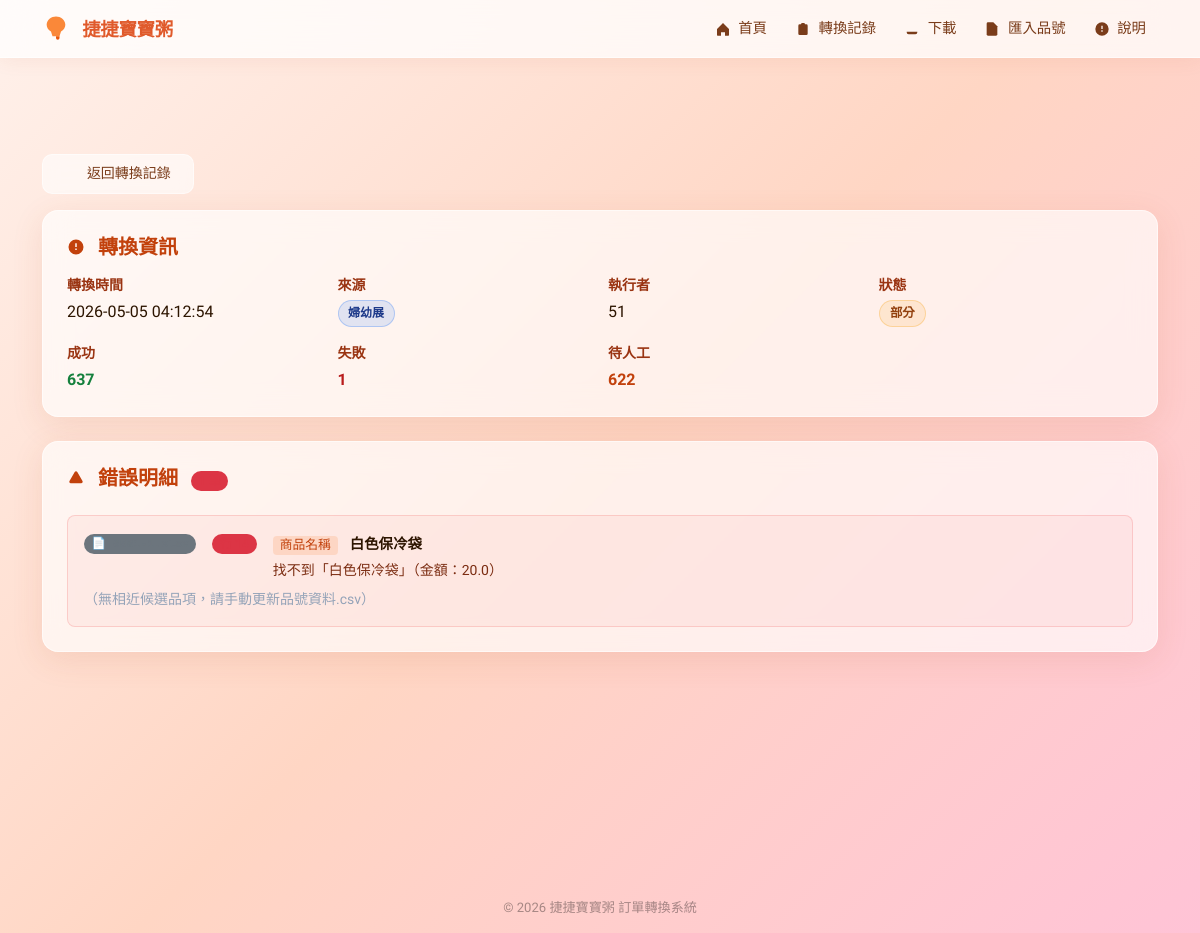
Screenshot of /errors/21 with the database file from the repository.
### app/models.py (models this page shows, shortened)
class ConversionLog(db.Model):
    __tablename__ = "conversion_logs"
    id            = db.Column(db.Integer, primary_key=True)
    created_at    = db.Column(db.DateTime, default=datetime.utcnow, nullable=False)
    operator      = db.Column(db.String(50))
    source_type   = db.Column(db.String(20), nullable=False)  # shopee|a1baby|leage
    input_files   = db.Column(db.Text)   # JSON 陣列（原始檔名）
    success_count = db.Column(db.Integer, default=0)
    fail_count    = db.Column(db.Integer, default=0)
    manual_count  = db.Column(db.Integer, default=0)
    output_files  = db.Column(db.Text)   # JSON 陣列（完整輸出路徑）
    status        = db.Column(db.String(20), nullable=False)  # completed|partial|failed
    errors = db.relationship("ConversionError", back_populates="log",
                             cascade="all, delete-orphan", lazy="dynamic")

class ConversionError(db.Model):
    __tablename__ = "conversion_errors"
    id              = db.Column(db.Integer, primary_key=True)
    log_id          = db.Column(db.Integer, db.ForeignKey("conversion_logs.id"), nullable=False)
    row_number      = db.Column(db.Integer)
    field_name      = db.Column(db.String(100))
    original_value  = db.Column(db.Text)
    reason          = db.Column(db.Text, nullable=False)
    candidates_json = db.Column(db.Text)   # JSON 陣列：[{品號,品名,商品結帳價,match_type}]
    source_file     = db.Column(db.String(255), default="")
    log = db.relationship("ConversionLog", back_populates="errors")
    @property
    def candidates(self) -> list:
        return json.loads(self.candidates_json) if self.candidates_json else []

### app/routes.py (the view)
@bp.route("/errors/<int:log_id>")
def error_detail(log_id: int):
    log    = ConversionLog.query.get_or_404(log_id)
    errors = ConversionError.query.filter_by(log_id=log_id).all()
    return render_template("error_detail.html", log=log, errors=errors,
                           resolved_ids=set(),
                           source_labels=SOURCE_LABELS)

### templates/error_detail.html (shortened to what this page needs)
{% extends "base.html" %}
{% block content %}
<div class="mb-3">
  <a href="{{ url_for('main.report') }}" class="btn btn-sm btn-glass-secondary">
    <svg width="14" height="14" viewBox="0 0 24 24" fill="currentColor" class="me-1"><path d="M10 19l-7-7m0 0l7-7m-7 7h18"/></svg>
    返回轉換記錄
  </a>
</div>
<div class="glass-card p-4 mb-4">
  <h5 class="fw-bold mb-3" style="color:#c2410c">
    <svg width="18" height="18" viewBox="0 0 24 24" fill="currentColor" class="me-2" style="vertical-align:-2px">
      <path d="M12 2a10 10 0 100 20A10 10 0 0012 2zm1 14h-2v-2h2v2zm0-4h-2V7h2v5z"/>
    </svg>
    轉換資訊
  </h5>
  <div class="row g-3">
    <div class="col-sm-6 col-md-3">
      <div class="small fw-semibold mb-1" style="color:#9a3412">轉換時間</div>
      <div>{{ log.created_at.strftime('%Y-%m-%d %H:%M:%S') }}</div>
    </div>
    <div class="col-sm-6 col-md-3">
      <div class="small fw-semibold mb-1" style="color:#9a3412">來源</div>
      <div>
        {% set src = log.source_type %}
        <span class="badge-source badge-{{ src }}">{{ source_labels.get(src, src) }}</span>
      </div>
    </div>
    <div class="col-sm-6 col-md-3">
      <div class="small fw-semibold mb-1" style="color:#9a3412">執行者</div>
      <div>{{ log.operator or '—' }}</div>
    </div>
    <div class="col-sm-6 col-md-3">
      <div class="small fw-semibold mb-1" style="color:#9a3412">狀態</div>
      <div>
        {% set status_map = {'completed':('completed','完成'),'partial':('partial','部分'),'failed':('failed','失敗')} %}
        {% set cls, txt = status_map.get(log.status, ('secondary', log.status)) %}
        <span class="status-chip status-{{ cls }}">{{ txt }}</span>
      </div>
    </div>
    <div class="col-sm-6 col-md-3">
      <div class="small fw-semibold mb-1" style="color:#9a3412">成功</div>
      <div class="fw-bold" style="color:#15803d">{{ log.success_count }}</div>
    </div>
    <div class="col-sm-6 col-md-3">
      <div class="small fw-semibold mb-1" style="color:#9a3412">失敗</div>
      <div class="fw-bold" style="color:#b91c1c">{{ log.fail_count }}</div>
    </div>
    <div class="col-sm-6 col-md-3">
      <div class="small fw-semibold mb-1" style="color:#9a3412">待人工</div>
      <div class="fw-bold" style="color:#c2410c">{{ log.manual_count }}</div>
    </div>
  </div>
</div>
<div class="glass-card p-4">
  <h5 class="fw-bold mb-4" style="color:#c2410c">
    <svg width="18" height="18" viewBox="0 0 24 24" fill="currentColor" class="me-2" style="vertical-align:-2px">
      <path d="M12 9v2m0 4h.01m-6.938 4h13.856c1.54 0 2.502-1.667 1.732-3L13.732 4c-.77-1.333-2.694-1.333-3.464 0L3.34 16c-.77 1.333.192 3 1.732 3z"/>
    </svg>
    錯誤明細
    <span class="badge bg-danger bg-opacity-15 text-danger ms-2 rounded-pill" style="font-size:.75rem">{{ errors|length }} 筆</span>
  </h5>
  {% if errors %}
  <div class="d-flex flex-column gap-3">
    {% for err in errors %}
    {% set candidates = err.candidates %}
    <div class="error-block rounded-3 p-3" style="background:rgba(239,68,68,.06);border:1px solid rgba(239,68,68,.18)"
         id="err-{{ err.id }}">
      <div class="d-flex align-items-start gap-3 flex-wrap">
        {% if err.source_file %}
        <span class="badge bg-secondary bg-opacity-15 text-secondary rounded-pill flex-shrink-0" style="font-size:.72rem;margin-top:2px;font-family:monospace">
          📄 {{ err.source_file }}
        </span>
        {% endif %}
        {% if err.row_number %}
        <span class="badge bg-danger bg-opacity-15 text-danger rounded-pill flex-shrink-0" style="font-size:.75rem;margin-top:2px">
        </span>
        {% endif %}
        <div class="flex-grow-1">
          {% if err.field_name %}
          <code style="font-size:.8rem;background:rgba(249,115,22,.15);padding:2px 7px;border-radius:4px;color:#c2410c">{{ err.field_name }}</code>
          {% endif %}
          {% if err.original_value %}
          <span class="fw-semibold ms-2" style="font-size:.9rem">{{ err.original_value }}</span>
          {% endif %}
          <div class="small mt-1" style="color:#7c2d12">{{ err.reason }}</div>
        </div>
      </div>
      {% if candidates and err.id not in resolved_ids %}
      <div class="mt-3">
        <div class="small fw-semibold mb-2" style="color:#92400e">
          <svg width="13" height="13" viewBox="0 0 24 24" fill="currentColor" class="me-1"><path d="M9.663 17h4.673M12 3v1m6.364 1.636l-.707.707M21 12h-1M4 12H3m3.343-5.657l-.707-.707m2.828 9.9a5 5 0 117.072 0l-.548.547A3.374 3.374 0 0014 18.469V19a2 2 0 11-4 0v-.531c0-.895-.356-1.754-.988-2.386l-.548-.547z"/></svg>
          系統建議候選品項，請確認後點選「設為別名」
        </div>
        <div class="d-flex flex-wrap gap-2">
          {% for c in candidates %}
          <div class="candidate-card d-flex align-items-center gap-2 px-3 py-2 rounded-3"
               style="background:rgba(255,255,255,.7);border:1px solid {% if c.match_type == 'price' %}rgba(34,197,94,.35){% else %}rgba(59,130,246,.35){% endif %};cursor:default">
            <div>
              <div class="small fw-semibold" style="color:#1e293b">{{ c.品名 }}</div>
              <div class="d-flex gap-2 mt-1">
                <span style="font-size:.73rem;color:#64748b">{{ c.品號 }}</span>
                <span style="font-size:.73rem;font-weight:600;color:#15803d">${{ c.商品結帳價 }}</span>
                <span class="badge rounded-pill {% if c.match_type == 'price' %}bg-success bg-opacity-15 text-success{% else %}bg-primary bg-opacity-10 text-primary{% endif %}"
                      style="font-size:.65rem">
                  {{ '金額符合' if c.match_type == 'price' else '名稱相近' }}
                </span>
              </div>
            </div>
            <button class="btn btn-sm ms-auto flex-shrink-0"
                    style="background:rgba(249,115,22,.15);color:#c2410c;border:1px solid rgba(249,115,22,.3);font-size:.78rem;white-space:nowrap"
                    onclick="addAlias('{{ err.id }}', '{{ err.original_value | e }}', '{{ c.品號 }}', '{{ c.品名 | e }}')">
              設為別名
            </button>
          </div>
          {% endfor %}
        </div>
      </div>
      {% elif not candidates and err.field_name == '商品名稱' and err.id not in resolved_ids %}
      <div class="mt-2 small" style="color:#94a3b8">（無相近候選品項，請手動更新品號資料.csv）</div>
      {% endif %}
    </div>
    {% endfor %}
  </div>
  {% endif %}
</div>
<div id="toastContainer" class="position-fixed bottom-0 end-0 p-3" style="z-index:9999"></div>
{% endblock %}

### templates/base.html (shortened to what this page needs)
<!DOCTYPE html>
<html lang="zh-TW">
<head>
  <link rel="stylesheet" href="https://cdn.jsdelivr.net/npm/bootstrap@5.3.3/dist/css/bootstrap.min.css">
  <link rel="stylesheet" href="{{ url_for('static', filename='css/custom.css') }}">
</head>
<body>
  <nav class="navbar navbar-expand-lg glass-navbar fixed-top">
    <div class="container">
      <a class="navbar-brand fw-bold" href="{{ url_for('main.index') }}">
        <svg width="28" height="28" viewBox="0 0 24 24" fill="none" class="me-2" style="vertical-align:-5px">
          <path d="M12 3C8 3 4 6 4 10c0 2.5 1.5 4.7 3.7 5.8L9 20h6l1.3-4.2C18.5 14.7 20 12.5 20 10c0-4-4-7-8-7z" fill="#f97316" opacity=".85"/>
          <path d="M9 20h6v1.5a1.5 1.5 0 01-3 0V20" fill="#ea580c"/>
        </svg>
        捷捷寶寶粥
      </a>
      <div class="collapse navbar-collapse" id="navMenu">
        <ul class="navbar-nav ms-auto gap-1">
          <li class="nav-item">
            <a class="nav-link {% if request.endpoint == 'main.index' %}active{% endif %}" href="{{ url_for('main.index') }}">
              <svg width="16" height="16" viewBox="0 0 24 24" fill="currentColor" class="me-1"><path d="M3 12l9-9 9 9v9a1 1 0 01-1 1h-5v-5H9v5H4a1 1 0 01-1-1v-9z"/></svg>
              首頁
            </a>
          </li>
          <li class="nav-item">
            <a class="nav-link {% if request.endpoint == 'main.report' %}active{% endif %}" href="{{ url_for('main.report') }}">
              <svg width="16" height="16" viewBox="0 0 24 24" fill="currentColor" class="me-1"><path d="M9 5H7a2 2 0 00-2 2v12a2 2 0 002 2h10a2 2 0 002-2V7a2 2 0 00-2-2h-2M9 5a2 2 0 002 2h2a2 2 0 002-2M9 5a2 2 0 012-2h2a2 2 0 012 2m-3 7h3m-3 4h3m-6-4h.01M9 16h.01"/></svg>
              轉換記錄
            </a>
          </li>
          <li class="nav-item">
            <a class="nav-link {% if request.endpoint == 'main.download' %}active{% endif %}" href="{{ url_for('main.download') }}">
              <svg width="16" height="16" viewBox="0 0 24 24" fill="currentColor" class="me-1"><path d="M4 16v1a3 3 0 003 3h10a3 3 0 003-3v-1m-4-4l-4 4m0 0l-4-4m4 4V4"/></svg>
              下載
            </a>
          </li>
          <li class="nav-item">
            <a class="nav-link {% if request.endpoint == 'main.import_products' %}active{% endif %}" href="{{ url_for('main.import_products') }}">
              <svg width="16" height="16" viewBox="0 0 24 24" fill="currentColor" class="me-1"><path d="M14 2H6a2 2 0 00-2 2v16a2 2 0 002 2h12a2 2 0 002-2V8l-6-6z"/></svg>
              匯入品號
            </a>
          </li>
          <li class="nav-item">
            <a class="nav-link {% if request.endpoint == 'main.help_page' %}active{% endif %}" href="{{ url_for('main.help_page') }}">
              <svg width="16" height="16" viewBox="0 0 24 24" fill="currentColor" class="me-1"><path d="M12 2a10 10 0 100 20A10 10 0 0012 2zm1 14h-2v-2h2v2zm0-4h-2V7h2v5z"/></svg>
              說明
            </a>
          </li>
        </ul>
      </div>
    </div>
  </nav>
  <main class="main-content">
    <div class="container">
      {% block content %}{% endblock %}
    </div>
  </main>
  <footer class="text-center py-3 mt-4" style="color:rgba(0,0,0,0.35);font-size:.82rem">
    © 2026 捷捷寶寶粥 訂單轉換系統
  </footer>
  <div class="toast-container position-fixed bottom-0 end-0 p-3" style="z-index:9999" id="toastContainer"></div>
</body>
</html>

### static/css/custom.css (style rules this page uses)
:root { --blur-amount: 14px; --glass-bg: rgba(255, 255, 255, 0.65); --glass-bg-strong: rgba(255, 255, 255, 0.80); --glass-border: rgba(255, 255, 255, 0.55); --glass-shadow: 0 8px 32px rgba(180, 80, 40, 0.12); --gradient-start: #fff1eb; --gradient-mid: #ffd6c4; --gradient-end: #ffc3d6; --primary: #e05a2b; --primary-light: #ff8c5a; --text-dark: #2d1500; --text-medium: #7a3c1a; --text-muted: #a0614a; --radius: 16px; --radius-sm: 10px; --transition: 200ms ease; }
*, *::before, *::after { box-sizing: border-box; }
html, body { min-height: 100vh; font-family: 'Fira Sans', -apple-system, BlinkMacSystemFont, 'Segoe UI', sans-serif; color: var(--text-dark); }
body { background: linear-gradient(135deg, var(--gradient-start) 0%, var(--gradient-mid) 50%, var(--gradient-end) 100%); background-attachment: fixed; }
.glass-card { background: var(--glass-bg); backdrop-filter: blur(var(--blur-amount)); -webkit-backdrop-filter: blur(var(--blur-amount)); border: 1px solid var(--glass-border); border-radius: var(--radius); box-shadow: var(--glass-shadow); }
.glass-navbar { background: rgba(255, 255, 255, 0.75); backdrop-filter: blur(20px); -webkit-backdrop-filter: blur(20px); border-bottom: 1px solid var(--glass-border); box-shadow: 0 2px 20px rgba(180, 80, 40, 0.08); position: sticky; top: 0; z-index: 1000; }
.navbar-brand { font-weight: 700; font-size: 1.15rem; color: var(--primary) !important; letter-spacing: -0.3px; }
.nav-link { color: var(--text-medium) !important; font-weight: 500; font-size: 0.9rem; padding: 0.4rem 0.75rem !important; border-radius: var(--radius-sm); transition: background var(--transition), color var(--transition); }
.btn-glass-secondary { background: rgba(255, 255, 255, 0.6); color: var(--text-medium); border: 1px solid var(--glass-border); border-radius: var(--radius-sm); font-weight: 500; padding: 0.55rem 1.4rem; backdrop-filter: blur(8px); transition: all var(--transition); cursor: pointer; }
.badge-source { display: inline-block; white-space: nowrap; }
.badge-a1baby { background: rgba(59, 130, 246, 0.15); color: #1e3a8a; border: 1px solid rgba(59, 130, 246, 0.30); font-size: 0.75rem; font-weight: 600; padding: 0.2rem 0.6rem; border-radius: 20px; }
.status-chip { display: inline-block; white-space: nowrap; font-size: 0.78rem; font-weight: 600; padding: 0.18rem 0.65rem; border-radius: 20px; }
.status-partial, .chip-partial { background: rgba(245, 158, 11, 0.12); color: #92400e; border: 1px solid rgba(245, 158, 11, 0.28); }
.main-content { padding-top: 96px; padding-bottom: 3rem; min-height: 100vh; }
.toast-container { z-index: 9999; }

### rows the page displays
ConversionLog: created_at "2026-05-05 04:12:54", get "婦幼展", operator "51", success_count "637", fail_count "1", manual_count "622"
ConversionError: field_name "商品名稱", original_value "白色保冷袋", reason "找不到「白色保冷袋」（金額：20.0）", shows "（無相近候選品項，請手動更新品號資料.csv）"

### other values shown
{{ txt }} "部分"
